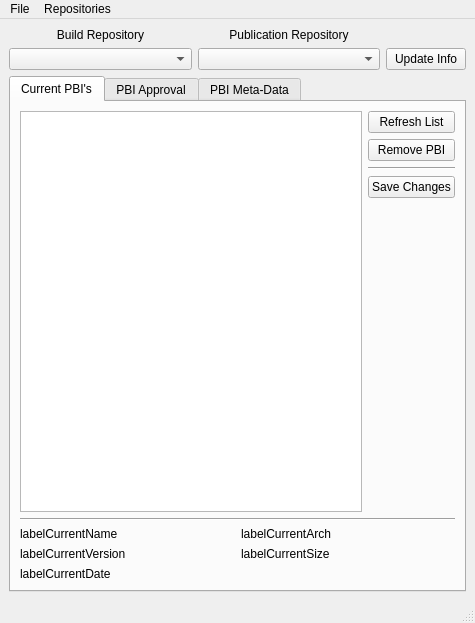
<?xml version="1.0" encoding="UTF-8"?>
<ui version="4.0">
 <class>MainWindow</class>
 <widget class="QMainWindow" name="MainWindow">
  <property name="geometry">
   <rect>
    <x>0</x>
    <y>0</y>
    <width>475</width>
    <height>623</height>
   </rect>
  </property>
  <property name="windowTitle">
   <string>MainWindow</string>
  </property>
  <widget class="QWidget" name="centralwidget">
   <layout class="QVBoxLayout" name="verticalLayout">
    <item>
     <layout class="QGridLayout" name="gridLayout_3">
      <item row="1" column="0">
       <widget class="QComboBox" name="listBuildRepo">
        <property name="sizePolicy">
         <sizepolicy hsizetype="MinimumExpanding" vsizetype="Fixed">
          <horstretch>0</horstretch>
          <verstretch>0</verstretch>
         </sizepolicy>
        </property>
       </widget>
      </item>
      <item row="1" column="1">
       <widget class="QComboBox" name="listPublishRepo">
        <property name="sizePolicy">
         <sizepolicy hsizetype="MinimumExpanding" vsizetype="Fixed">
          <horstretch>0</horstretch>
          <verstretch>0</verstretch>
         </sizepolicy>
        </property>
       </widget>
      </item>
      <item row="1" column="2">
       <widget class="QPushButton" name="pushUpdateRepos">
        <property name="text">
         <string>Update Info</string>
        </property>
        <property name="icon">
         <iconset resource="pc-pbiapprovetool.qrc">
          <normaloff>:/png/icons/refresh.png</normaloff>:/png/icons/refresh.png</iconset>
        </property>
       </widget>
      </item>
      <item row="0" column="0">
       <widget class="QLabel" name="label">
        <property name="text">
         <string>Build Repository</string>
        </property>
        <property name="alignment">
         <set>Qt::AlignCenter</set>
        </property>
       </widget>
      </item>
      <item row="0" column="1">
       <widget class="QLabel" name="label_2">
        <property name="text">
         <string>Publication Repository</string>
        </property>
        <property name="alignment">
         <set>Qt::AlignCenter</set>
        </property>
       </widget>
      </item>
     </layout>
    </item>
    <item>
     <widget class="QTabWidget" name="tabWidget">
      <property name="currentIndex">
       <number>0</number>
      </property>
      <widget class="QWidget" name="tab_3">
       <attribute name="title">
        <string>Current PBI's</string>
       </attribute>
       <layout class="QGridLayout" name="gridLayout">
        <item row="0" column="0">
         <widget class="QListWidget" name="listWidget"/>
        </item>
        <item row="0" column="1">
         <layout class="QVBoxLayout" name="verticalLayout_2">
          <item>
           <widget class="QPushButton" name="pushRefreshCurrentPBI">
            <property name="text">
             <string>Refresh List</string>
            </property>
            <property name="icon">
             <iconset resource="pc-pbiapprovetool.qrc">
              <normaloff>:/png/icons/refresh.png</normaloff>:/png/icons/refresh.png</iconset>
            </property>
           </widget>
          </item>
          <item>
           <widget class="QPushButton" name="pushRemoveCurrentPBI">
            <property name="text">
             <string>Remove PBI</string>
            </property>
            <property name="icon">
             <iconset resource="pc-pbiapprovetool.qrc">
              <normaloff>:/png/icons/remove.png</normaloff>:/png/icons/remove.png</iconset>
            </property>
           </widget>
          </item>
          <item>
           <widget class="Line" name="line">
            <property name="orientation">
             <enum>Qt::Horizontal</enum>
            </property>
           </widget>
          </item>
          <item>
           <widget class="QPushButton" name="pushSaveCurrentPBI">
            <property name="text">
             <string>Save Changes</string>
            </property>
            <property name="icon">
             <iconset resource="pc-pbiapprovetool.qrc">
              <normaloff>:/png/icons/save.png</normaloff>:/png/icons/save.png</iconset>
            </property>
           </widget>
          </item>
          <item>
           <spacer name="verticalSpacer">
            <property name="orientation">
             <enum>Qt::Vertical</enum>
            </property>
            <property name="sizeHint" stdset="0">
             <size>
              <width>20</width>
              <height>40</height>
             </size>
            </property>
           </spacer>
          </item>
         </layout>
        </item>
        <item row="1" column="0" colspan="2">
         <widget class="Line" name="line_2">
          <property name="orientation">
           <enum>Qt::Horizontal</enum>
          </property>
         </widget>
        </item>
        <item row="2" column="0" colspan="2">
         <layout class="QGridLayout" name="gridLayout_2">
          <item row="0" column="0">
           <widget class="QLabel" name="labelCurrentName">
            <property name="text">
             <string>labelCurrentName</string>
            </property>
           </widget>
          </item>
          <item row="0" column="1">
           <widget class="QLabel" name="labelCurrentArch">
            <property name="text">
             <string>labelCurrentArch</string>
            </property>
           </widget>
          </item>
          <item row="1" column="0">
           <widget class="QLabel" name="labelCurrentVersion">
            <property name="text">
             <string>labelCurrentVersion</string>
            </property>
           </widget>
          </item>
          <item row="1" column="1">
           <widget class="QLabel" name="labelCurrentSize">
            <property name="text">
             <string>labelCurrentSize</string>
            </property>
           </widget>
          </item>
          <item row="2" column="0">
           <widget class="QLabel" name="labelCurrentDate">
            <property name="text">
             <string>labelCurrentDate</string>
            </property>
           </widget>
          </item>
         </layout>
        </item>
       </layout>
      </widget>
      <widget class="QWidget" name="tab">
       <attribute name="title">
        <string>PBI Approval</string>
       </attribute>
       <layout class="QVBoxLayout" name="verticalLayout_5">
        <item>
         <layout class="QGridLayout" name="gridLayout_4">
          <item row="0" column="0">
           <widget class="QRadioButton" name="radio32">
            <property name="text">
             <string>32-bit</string>
            </property>
           </widget>
          </item>
          <item row="0" column="1">
           <widget class="QRadioButton" name="radio64">
            <property name="text">
             <string>64-bit</string>
            </property>
           </widget>
          </item>
          <item row="0" column="2">
           <widget class="QRadioButton" name="radioAll">
            <property name="text">
             <string>All PBI's</string>
            </property>
            <property name="checked">
             <bool>true</bool>
            </property>
           </widget>
          </item>
          <item row="1" column="1">
           <widget class="QPushButton" name="pushDownloadPBI">
            <property name="text">
             <string>Download PBI</string>
            </property>
            <property name="icon">
             <iconset resource="pc-pbiapprovetool.qrc">
              <normaloff>:/png/icons/save.png</normaloff>:/png/icons/save.png</iconset>
            </property>
           </widget>
          </item>
          <item row="1" column="0">
           <widget class="QPushButton" name="pushApprovePBI">
            <property name="text">
             <string>Approve PBI</string>
            </property>
            <property name="icon">
             <iconset resource="pc-pbiapprovetool.qrc">
              <normaloff>:/png/icons/arrow-up.png</normaloff>:/png/icons/arrow-up.png</iconset>
            </property>
           </widget>
          </item>
          <item row="1" column="2">
           <widget class="QPushButton" name="pushRefreshApproveList">
            <property name="text">
             <string>Refresh List</string>
            </property>
            <property name="icon">
             <iconset resource="pc-pbiapprovetool.qrc">
              <normaloff>:/png/icons/refresh.png</normaloff>:/png/icons/refresh.png</iconset>
            </property>
           </widget>
          </item>
         </layout>
        </item>
        <item>
         <widget class="QListWidget" name="listApprovalsAvailable">
          <property name="sizePolicy">
           <sizepolicy hsizetype="Expanding" vsizetype="MinimumExpanding">
            <horstretch>0</horstretch>
            <verstretch>0</verstretch>
           </sizepolicy>
          </property>
         </widget>
        </item>
        <item>
         <widget class="Line" name="line_3">
          <property name="orientation">
           <enum>Qt::Horizontal</enum>
          </property>
         </widget>
        </item>
        <item>
         <layout class="QGridLayout" name="downloadPBIlayout">
          <item row="1" column="0">
           <widget class="QListWidget" name="listDownloadsPending">
            <property name="sizePolicy">
             <sizepolicy hsizetype="Expanding" vsizetype="Preferred">
              <horstretch>0</horstretch>
              <verstretch>0</verstretch>
             </sizepolicy>
            </property>
           </widget>
          </item>
          <item row="1" column="1">
           <layout class="QVBoxLayout" name="verticalLayout_3">
            <item>
             <widget class="QPushButton" name="pushCancelDownload">
              <property name="text">
               <string>Cancel</string>
              </property>
              <property name="icon">
               <iconset resource="pc-pbiapprovetool.qrc">
                <normaloff>:/png/icons/remove.png</normaloff>:/png/icons/remove.png</iconset>
              </property>
             </widget>
            </item>
            <item>
             <spacer name="verticalSpacer_2">
              <property name="orientation">
               <enum>Qt::Vertical</enum>
              </property>
              <property name="sizeHint" stdset="0">
               <size>
                <width>20</width>
                <height>40</height>
               </size>
              </property>
             </spacer>
            </item>
           </layout>
          </item>
          <item row="0" column="0" colspan="2">
           <widget class="QLabel" name="label_3">
            <property name="font">
             <font>
              <weight>75</weight>
              <bold>true</bold>
             </font>
            </property>
            <property name="text">
             <string>Pending Downloads</string>
            </property>
            <property name="alignment">
             <set>Qt::AlignCenter</set>
            </property>
           </widget>
          </item>
         </layout>
        </item>
        <item>
         <widget class="Line" name="line_4">
          <property name="orientation">
           <enum>Qt::Horizontal</enum>
          </property>
         </widget>
        </item>
        <item>
         <layout class="QGridLayout" name="approvePBIlayout">
          <item row="1" column="0">
           <widget class="QListWidget" name="listApprovalsPending">
            <property name="sizePolicy">
             <sizepolicy hsizetype="Expanding" vsizetype="Preferred">
              <horstretch>0</horstretch>
              <verstretch>0</verstretch>
             </sizepolicy>
            </property>
           </widget>
          </item>
          <item row="1" column="1">
           <layout class="QVBoxLayout" name="verticalLayout_4">
            <item>
             <widget class="QPushButton" name="pushCancelApproval">
              <property name="text">
               <string>Cancel</string>
              </property>
              <property name="icon">
               <iconset resource="pc-pbiapprovetool.qrc">
                <normaloff>:/png/icons/remove.png</normaloff>:/png/icons/remove.png</iconset>
              </property>
             </widget>
            </item>
            <item>
             <spacer name="verticalSpacer_3">
              <property name="orientation">
               <enum>Qt::Vertical</enum>
              </property>
              <property name="sizeHint" stdset="0">
               <size>
                <width>20</width>
                <height>40</height>
               </size>
              </property>
             </spacer>
            </item>
           </layout>
          </item>
          <item row="0" column="0" colspan="2">
           <widget class="QLabel" name="label_4">
            <property name="font">
             <font>
              <weight>75</weight>
              <bold>true</bold>
             </font>
            </property>
            <property name="text">
             <string>Pending PBI Approvals</string>
            </property>
            <property name="alignment">
             <set>Qt::AlignCenter</set>
            </property>
           </widget>
          </item>
         </layout>
        </item>
       </layout>
      </widget>
      <widget class="QWidget" name="tab_2">
       <attribute name="title">
        <string>PBI Meta-Data</string>
       </attribute>
      </widget>
     </widget>
    </item>
   </layout>
  </widget>
  <widget class="QMenuBar" name="menubar">
   <property name="geometry">
    <rect>
     <x>0</x>
     <y>0</y>
     <width>475</width>
     <height>20</height>
    </rect>
   </property>
   <widget class="QMenu" name="menuRepositories">
    <property name="title">
     <string>Repositories</string>
    </property>
    <addaction name="actionEdit_Build_Repo_s"/>
    <addaction name="actionEdit_Publication_Repo_s"/>
   </widget>
   <widget class="QMenu" name="menuFile">
    <property name="title">
     <string>File</string>
    </property>
    <addaction name="actionQuit_Program_2"/>
   </widget>
   <addaction name="menuFile"/>
   <addaction name="menuRepositories"/>
  </widget>
  <widget class="QStatusBar" name="statusbar"/>
  <action name="actionAdd_Build_Repo">
   <property name="text">
    <string>Add Build Repo</string>
   </property>
  </action>
  <action name="actionAdd_Publication_Repo">
   <property name="text">
    <string>Add Publication Repo</string>
   </property>
  </action>
  <action name="actionQuit_Program">
   <property name="text">
    <string>Quit Program</string>
   </property>
  </action>
  <action name="actionQuit_Program_2">
   <property name="text">
    <string>Quit Program</string>
   </property>
  </action>
  <action name="actionEdit_Build_Repo_s">
   <property name="text">
    <string>Edit Build Repo's</string>
   </property>
  </action>
  <action name="actionEdit_Publication_Repo_s">
   <property name="text">
    <string>Edit Publication Repo's</string>
   </property>
  </action>
 </widget>
 <resources>
  <include location="pc-pbiapprovetool.qrc"/>
 </resources>
 <connections/>
</ui>
